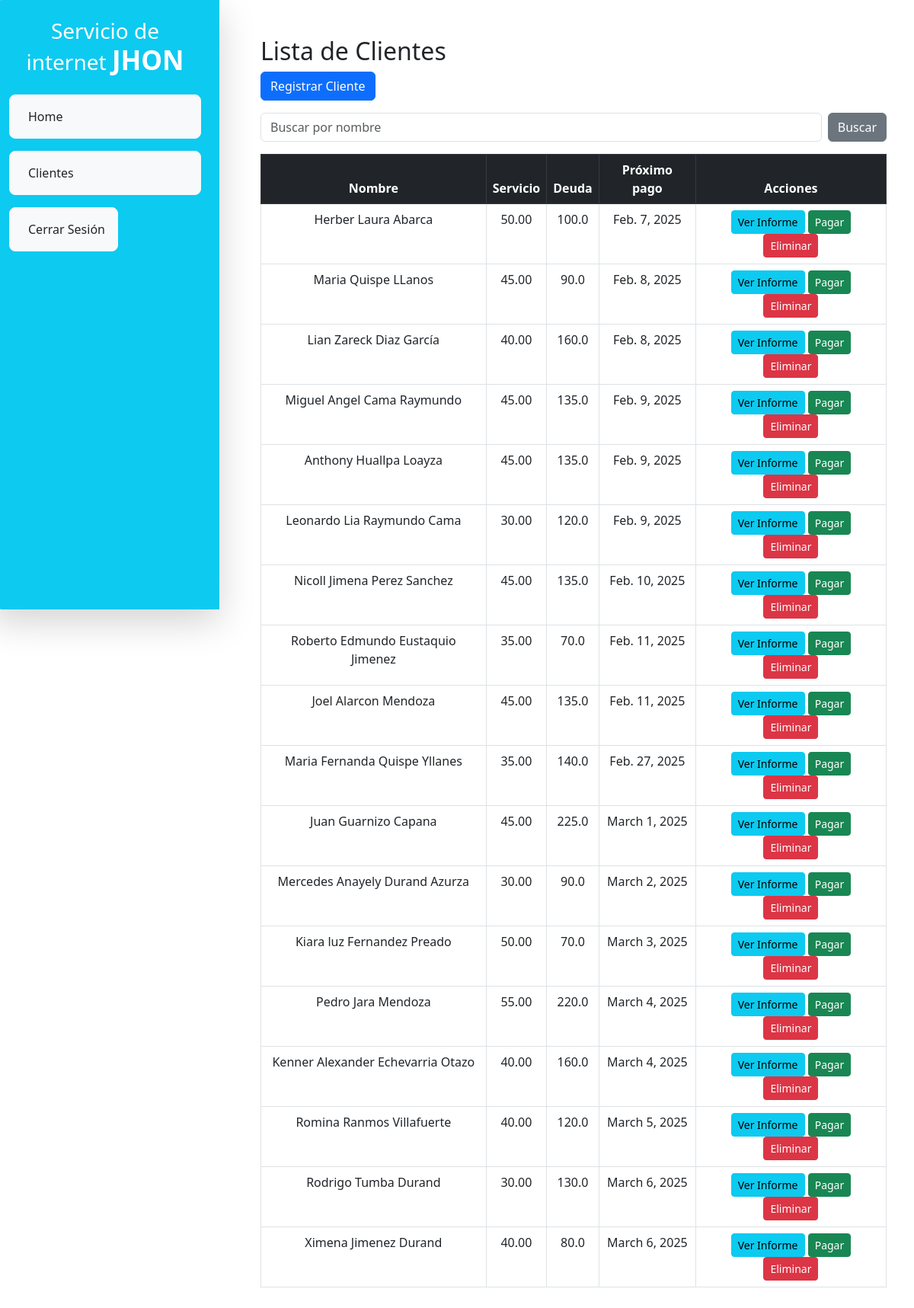
Page /listar_clientes/ (signed in) on the committed database.
### app/models.py (models this page shows, shortened)
class Cliente(models.Model):
    SERVICIO_CHOICES = [
        (30, "30"),
        (35, "35"),
        (40, "40"),
        (45, "45"),
        (50, "50"),
        (55, "55"),
    ]
    nombre = models.CharField(max_length=100)
    apellido_paterno = models.CharField(max_length=100)
    apellido_materno = models.CharField(max_length=100)
    dni = models.CharField(max_length=8, unique=True)
    servicio = models.DecimalField(max_digits=5, decimal_places=2, choices=SERVICIO_CHOICES)
    deuda_manual = models.DecimalField(max_digits=10, decimal_places=2, default=0)
    fecha_inicio = models.DateField()
    direccion = models.TextField()
    def siguiente_pago(self):
        fecha_pago = self.fecha_inicio
        hoy = date.today()
        while fecha_pago <= hoy:
            mes_siguiente = fecha_pago.month + 1 if fecha_pago.month < 12 else 1
            anio_siguiente = fecha_pago.year if mes_siguiente > 1 else fecha_pago.year + 1
            try:
                fecha_pago = date(anio_siguiente, mes_siguiente, self.fecha_inicio.day)
            except ValueError:
                _, last_day = monthrange(anio_siguiente, mes_siguiente)
                fecha_pago = date(anio_siguiente, mes_siguiente, last_day)
        return fecha_pago
    def tiene_pago_hoy(self):
        return self.siguiente_pago() == date.today()
    def deuda_actual(self):
        deuda_total = float(self.deuda_manual) + float(self.servicio)  # Deuda inicial
        hoy = date.today()
        fecha_pago = self.fecha_inicio
        ultimo_pago = self.pago_set.order_by('-fecha_pago').first()
        fecha_ultimo_pago = ultimo_pago.fecha_pago if ultimo_pago else None
        while fecha_pago + timedelta(days=1) <= hoy:
            fecha_acumulacion = fecha_pago + timedelta(days=1)  # Día después del pago
            if not fecha_ultimo_pago or fecha_ultimo_pago < fecha_acumulacion:
                deuda_total += float(self.servicio)
            mes_siguiente = fecha_pago.month + 1 if fecha_pago.month < 12 else 1
            anio_siguiente = fecha_pago.year if mes_siguiente > 1 else fecha_pago.year + 1
            try:
                fecha_pago = date(anio_siguiente, mes_siguiente, self.fecha_inicio.day)
            except ValueError:
                _, last_day = monthrange(anio_siguiente, mes_siguiente)
                fecha_pago = date(anio_siguiente, mes_siguiente, last_day)
        pagos_realizados = self.pago_set.aggregate(models.Sum('monto_pagado'))['monto_pagado__sum'] or 0
        deuda_total -= float(pagos_realizados)
        return max(deuda_total, 0)  # Evitar valores negativos

class Pago(models.Model):
    cliente = models.ForeignKey(Cliente, on_delete=models.CASCADE)
    fecha_pago = models.DateField(auto_now_add=True)
    monto_pagado = models.DecimalField(max_digits=10, decimal_places=2)
    class Meta:
        ordering = ['-fecha_pago']

### app/views.py (the view)
# urls.py: path('listar_clientes/', views.listar_clientes, name='listar_clientes'),
@login_required(login_url='login')
def listar_clientes(request):
    query = request.GET.get('q', '')
    clientes = list(Cliente.objects.all())  # Convertimos a lista para ordenar manualmente
    if query:
        clientes = [cliente for cliente in clientes if query.lower() in cliente.nombre.lower()]
    clientes.sort(key=lambda cliente: cliente.siguiente_pago(), reverse=False)
    notificaciones = [cliente for cliente in clientes if cliente.tiene_pago_hoy()]
    return render(request, 'listar_clientes.html', {
        'clientes': clientes,
        'notificaciones': notificaciones,
    })

### app/templates/listar_clientes.html (shortened to what this page needs)
{% extends 'base.html' %}
{% block content %}
<div class="container-fluid" style="min-height: 100vh;">
    <h2 class="mt-3">Lista de Clientes</h2>
    <div class="mb-3">
        <a href="{% url 'registrar_cliente' %}" class="btn btn-primary">Registrar Cliente</a>
    </div>
    <form method="get" class="mb-3 d-flex">
        <input type="text" name="q" class="form-control me-2" placeholder="Buscar por nombre" value="{{ request.GET.q }}">
        <button type="submit" class="btn btn-secondary">Buscar</button>
    </form>
    <div class="table-responsive">
        <table class="table table-bordered text-center">
            <thead class="table-dark">
                <tr>
                    <th>Nombre</th>
                    <th>Servicio</th>
                    <th>Deuda</th>
                    <th>Próximo pago</th>
                    <th>Acciones</th>
                </tr>
            </thead>
            <tbody>
                {% for cliente in clientes %}
                <tr>
                    <td>{{ cliente.nombre }} {{ cliente.apellido_paterno }} {{ cliente.apellido_materno }}</td>
                    <td>{{ cliente.servicio }}</td>
                    <td>{{ cliente.deuda_actual }}</td>
                    <td>{{ cliente.siguiente_pago }}</td>
                    <td>
                        <a href="{% url 'ver_informe' cliente.id %}" class="btn btn-info btn-sm">Ver Informe</a>
                        <a href="{% url 'pagar_deuda' cliente.id %}" class="btn btn-success btn-sm">Pagar</a>
                        <a href="{% url 'eliminar_cliente' cliente.id %}" class="btn btn-danger btn-sm"
                           onclick="return confirm('¿Seguro que deseas eliminar a {{ cliente.nombre }}?');">
                            Eliminar
                        </a>
                    </td>
                </tr>
                {% empty %}
                <tr>
                    <td colspan="5">No hay clientes registrados.</td>
                </tr>
                {% endfor %}
            </tbody>
        </table>
    </div>
</div>
{% endblock %}

### app/templates/base.html (shortened to what this page needs)
<!DOCTYPE html>
<html lang="en">
<head>
    <link rel="stylesheet" href="https://cdn.jsdelivr.net/npm/bootstrap@5.3.0-alpha1/dist/css/bootstrap.min.css">
</head>
<body>
    <div class="container-fluid p-0">
        <div class="row">
            <div class="col-md-3 p-0 position-fixed" style="height: 100vh; z-index: 1000;">
                <div class="bg-info shadow-lg" style="height: 100vh; border-radius: 15px 0 0 15px;">
                    <div class="d-flex flex-column align-items-start p-4">
                        <h3 class="text-white mb-4" style="text-align: center;">Servicio de internet <strong style="font-size: 35px">JHON</strong></h3>
                         <a href="{% url 'home' %}" class="btn btn-light text-dark w-100 mb-3 rounded-3 p-3 text-start">
                             Home
                        </a>
                        <a href="{% url 'listar_clientes' %}" class="btn btn-light text-dark w-100 mb-3 rounded-3 p-3 text-start">
                             Clientes
                        </a>
                        <div class="mt-auto">
                            <form method="post" action="{% url 'logout' %}">
                                <button type="submit" class="btn btn-light text-dark w-100 mb-3 rounded-3 p-3 text-start">
                                     Cerrar Sesión
                                </button>
                            </form>
                        </div>
                    </div>
                </div>
            </div>
            <div class="col-md-9 offset-md-3 p-4">
                <div class="container mt-4">
                    {% block content %}
                    {% endblock %}
                </div>
            </div>
        </div>
    </div>
</body>
</html>

### rows in the picture
Cliente: nombre "Herber", apellido_paterno "Laura", apellido_materno "Abarca", servicio "50.00", deuda_actual "100.0", siguiente_pago "Feb. 7, 2025"
Cliente: nombre "Maria", apellido_paterno "Quispe", apellido_materno "LLanos", servicio "45.00", deuda_actual "90.0", siguiente_pago "Feb. 8, 2025"
Cliente: nombre "Lian Zareck", apellido_paterno "Diaz", apellido_materno "García", servicio "40.00", deuda_actual "160.0", siguiente_pago "Feb. 8, 2025"
Cliente: nombre "Miguel Angel", apellido_paterno "Cama", apellido_materno "Raymundo", servicio "45.00", deuda_actual "135.0", siguiente_pago "Feb. 9, 2025"
Cliente: nombre "Anthony", apellido_paterno "Huallpa", apellido_materno "Loayza", servicio "45.00", deuda_actual "135.0", siguiente_pago "Feb. 9, 2025"
Cliente: nombre "Leonardo Lia", apellido_paterno "Raymundo", apellido_materno "Cama", servicio "30.00", deuda_actual "120.0", siguiente_pago "Feb. 9, 2025"
Cliente: nombre "Nicoll Jimena", apellido_paterno "Perez", apellido_materno "Sanchez", servicio "45.00", deuda_actual "135.0", siguiente_pago "Feb. 10, 2025"
Cliente: nombre "Roberto Edmundo", apellido_paterno "Eustaquio", apellido_materno "Jimenez", servicio "35.00", deuda_actual "70.0", siguiente_pago "Feb. 11, 2025"
Cliente: nombre "Joel", apellido_paterno "Alarcon", apellido_materno "Mendoza", servicio "45.00", deuda_actual "135.0", siguiente_pago "Feb. 11, 2025"
Cliente: nombre "Maria Fernanda", apellido_paterno "Quispe", apellido_materno "Yllanes", servicio "35.00", deuda_actual "140.0", siguiente_pago "Feb. 27, 2025"
Cliente: nombre "Juan", apellido_paterno "Guarnizo", apellido_materno "Capana", servicio "45.00", deuda_actual "225.0", siguiente_pago "March 1, 2025"
Cliente: nombre "Mercedes Anayely", apellido_paterno "Durand", apellido_materno "Azurza", servicio "30.00", deuda_actual "90.0", siguiente_pago "March 2, 2025"
Cliente: nombre "Kiara luz", apellido_paterno "Fernandez", apellido_materno "Preado", servicio "50.00", deuda_actual "70.0", siguiente_pago "March 3, 2025"
Cliente: nombre "Pedro", apellido_paterno "Jara", apellido_materno "Mendoza", servicio "55.00", deuda_actual "220.0", siguiente_pago "March 4, 2025"
Cliente: nombre "Kenner Alexander", apellido_paterno "Echevarria", apellido_materno "Otazo", servicio "40.00", deuda_actual "160.0", siguiente_pago "March 4, 2025"
Cliente: nombre "Romina", apellido_paterno "Ranmos", apellido_materno "Villafuerte", servicio "40.00", deuda_actual "120.0", siguiente_pago "March 5, 2025"
Cliente: nombre "Rodrigo", apellido_paterno "Tumba", apellido_materno "Durand", servicio "30.00", deuda_actual "130.0", siguiente_pago "March 6, 2025"
Cliente: nombre "Ximena", apellido_paterno "Jimenez", apellido_materno "Durand", servicio "40.00", deuda_actual "80.0", siguiente_pago "March 6, 2025"
